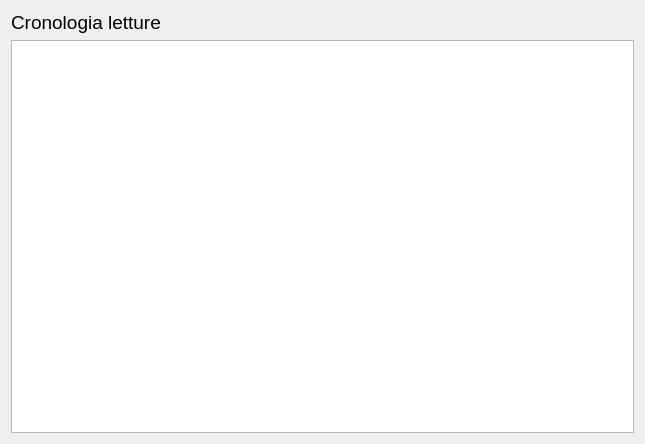
<?xml version="1.0" encoding="UTF-8"?>
<ui version="4.0">
 <class>sx_libri_cronologia</class>
 <widget class="QWidget" name="sx_libri_cronologia">
  <property name="geometry">
   <rect>
    <x>0</x>
    <y>0</y>
    <width>645</width>
    <height>444</height>
   </rect>
  </property>
  <property name="windowTitle">
   <string>Form</string>
  </property>
  <layout class="QVBoxLayout" name="verticalLayout">
   <item>
    <widget class="QLabel" name="label">
     <property name="font">
      <font>
       <pointsize>14</pointsize>
      </font>
     </property>
     <property name="text">
      <string>Cronologia letture</string>
     </property>
    </widget>
   </item>
   <item>
    <widget class="QTableWidget" name="tableWidget"/>
   </item>
  </layout>
 </widget>
 <resources/>
 <connections/>
</ui>
